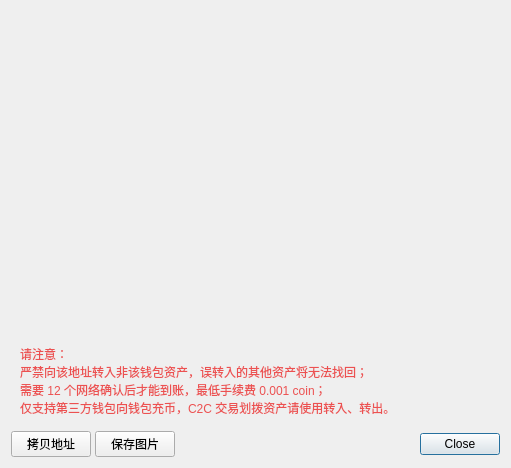
<?xml version="1.0" encoding="UTF-8"?>
<ui version="4.0">
 <class>ReceiveRequestDialog</class>
 <widget class="QDialog" name="ReceiveRequestDialog">
  <property name="geometry">
   <rect>
    <x>0</x>
    <y>0</y>
    <width>511</width>
    <height>468</height>
   </rect>
  </property>
  <layout class="QVBoxLayout" name="verticalLayout_3">
   <property name="spacing">
    <number>4</number>
   </property>
   <item>
    <widget class="QRImageWidget" name="lblQRCode">
     <property name="sizePolicy">
      <sizepolicy hsizetype="Expanding" vsizetype="Fixed">
       <horstretch>0</horstretch>
       <verstretch>0</verstretch>
      </sizepolicy>
     </property>
     <property name="minimumSize">
      <size>
       <width>300</width>
       <height>320</height>
      </size>
     </property>
     <property name="toolTip">
      <string>QR Code</string>
     </property>
     <property name="textFormat">
      <enum>Qt::PlainText</enum>
     </property>
     <property name="alignment">
      <set>Qt::AlignCenter</set>
     </property>
     <property name="wordWrap">
      <bool>true</bool>
     </property>
    </widget>
   </item>
   <item>
    <widget class="QWidget" name="WarnWidget" native="true">
     <layout class="QVBoxLayout" name="verticalLayout">
      <property name="spacing">
       <number>0</number>
      </property>
      <item>
       <widget class="QLabel" name="labelWarn">
        <property name="styleSheet">
         <string notr="true">QLabel { color: #ec5151; }</string>
        </property>
        <property name="text">
         <string>请注意： 
严禁向该地址转入非该钱包资产，误转入的其他资产将无法找回；
需要 12 个网络确认后才能到账，最低手续费 0.001 coin；
仅支持第三方钱包向钱包充币，C2C 交易划拨资产请使用转入、转出。</string>
        </property>
       </widget>
      </item>
     </layout>
    </widget>
   </item>
   <item>
    <layout class="QHBoxLayout" name="horizontalLayout">
     <item>
      <widget class="QPushButton" name="btnCopyAddress">
       <property name="text">
        <string>拷贝地址</string>
       </property>
       <property name="autoDefault">
        <bool>false</bool>
       </property>
      </widget>
     </item>
     <item>
      <widget class="QPushButton" name="btnSaveAs">
       <property name="text">
        <string>保存图片</string>
       </property>
       <property name="autoDefault">
        <bool>false</bool>
       </property>
      </widget>
     </item>
     <item>
      <spacer name="horizontalSpacer_2">
       <property name="orientation">
        <enum>Qt::Horizontal</enum>
       </property>
       <property name="sizeHint" stdset="0">
        <size>
         <width>40</width>
         <height>20</height>
        </size>
       </property>
      </spacer>
     </item>
     <item>
      <widget class="QDialogButtonBox" name="buttonBox">
       <property name="standardButtons">
        <set>QDialogButtonBox::Close</set>
       </property>
      </widget>
     </item>
    </layout>
   </item>
  </layout>
 </widget>
 <customwidgets>
  <customwidget>
   <class>QRImageWidget</class>
   <extends>QLabel</extends>
   <header>receiverequestdialog.h</header>
  </customwidget>
 </customwidgets>
 <resources/>
 <connections>
  <connection>
   <sender>buttonBox</sender>
   <signal>rejected()</signal>
   <receiver>ReceiveRequestDialog</receiver>
   <slot>reject()</slot>
   <hints>
    <hint type="sourcelabel">
     <x>452</x>
     <y>573</y>
    </hint>
    <hint type="destinationlabel">
     <x>243</x>
     <y>298</y>
    </hint>
   </hints>
  </connection>
  <connection>
   <sender>buttonBox</sender>
   <signal>accepted()</signal>
   <receiver>ReceiveRequestDialog</receiver>
   <slot>accept()</slot>
   <hints>
    <hint type="sourcelabel">
     <x>452</x>
     <y>573</y>
    </hint>
    <hint type="destinationlabel">
     <x>243</x>
     <y>298</y>
    </hint>
   </hints>
  </connection>
 </connections>
</ui>
